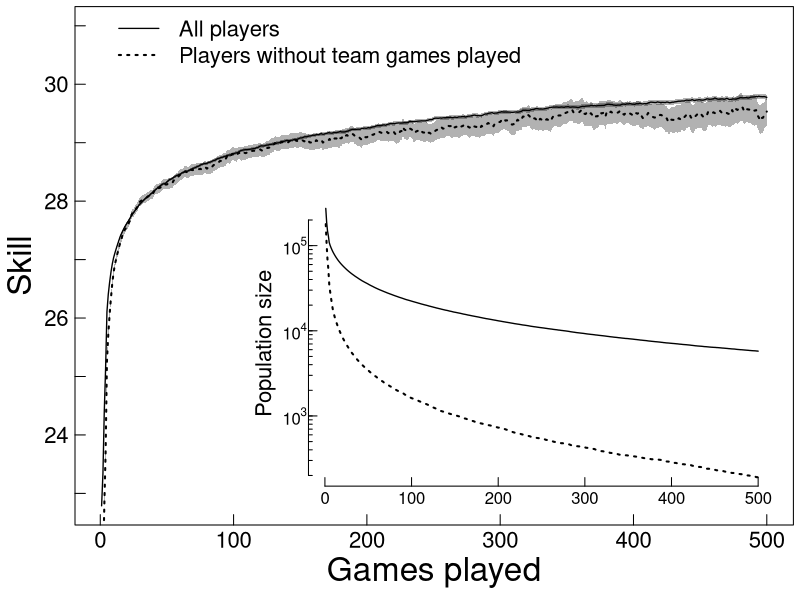

This chart was generated by the following R code:
oldpar <- par(no.readonly = TRUE)
oldwd <- getwd()
this.dir <- dirname(parent.frame(2)$ofile)
setwd(this.dir)
nombre.R <-  sys.frame(1)$ofile
require(tools)
nombre <- print(file_path_sans_ext(nombre.R))
pdf(paste0(nombre,".pdf"))

par(mar=c(3.75,3.75,.33,.33))

alpha = 0.05
rn.max<-500


lsc <- read.csv("data/learningskill_comprometidos.csv", header =T)

lsc <- lsc[1:rn.max,]
nn.c <- lsc[,4]
zz.c <- 2#qt(1 - alpha/2, nn.c - 1)
aa.c <- lsc[,2]  - zz.c * lsc[,3] /sqrt(nn.c)
bb.c <- lsc[,2]  + zz.c * lsc[,3] /sqrt(nn.c)


lsnt <- read.csv("data/learningskill_neverTeam.csv", header =T)
lsnt <- lsnt[1:rn.max,]
nn.nt <- lsnt[,4]
zz.nt <- 2#qt(1 - alpha/2, nn.nt - 1)
aa.nt <- lsnt[,2]  - zz.nt * lsnt[,3] /sqrt(nn.nt)
bb.nt <- lsnt[,2]  + zz.nt * lsnt[,3] /sqrt(nn.nt)


ls <- read.csv("data/learningskill.csv", header =T)
ls <- ls[1:rn.max,]
nn <- ls[,4]
zz <- 2#qt(1 - alpha/2, nn - 1)
aa <- ls[,2] - zz * ls[,3]/sqrt(nn)
bb <- ls[,2] + zz * ls[,3]/sqrt(nn)




lst89 <- read.csv("data/learningskill_pteam89.csv", header =T)
lst89 <- lst89[1:rn.max,]
nn.89 <- lst89[,"count"] 
zz.89 <- 2 #qt(1 - alpha/2, nn.89 - 1)
aa.89 <- lst89[,"avg"]  - zz.89 * lst89[,"stddev_pop"] /sqrt(nn.89)
bb.89 <- lst89[,"avg"]  + zz.89 * lst89[,"stddev_pop"] /sqrt(nn.89)

lst01 <- read.csv("data/learningskill_pteam10.csv", header =T)
lst01 <- lst01[1:rn.max,]
nn.01 <- lst01[,"count"] 
zz.01 <- 2#qt(1 - alpha/2, nn.01 - 1)
aa.01 <- lst01[,"avg"]  - zz.01 * lst01[,"stddev_pop"] /sqrt(nn.01)
bb.01 <- lst01[,"avg"]  + zz.01 * lst01[,"stddev_pop"] /sqrt(nn.01)

lst45 <- read.csv("data/learningskill_pteam45.csv", header =T)
lst45 <- lst45[1:rn.max,]
nn.45 <- lst45[,"count"] 
zz.45 <- 2#qt(1 - alpha/2, nn.45 - 1)
aa.45 <- lst45[,"avg"]  - zz.45 * lst45[,"stddev_pop"] /sqrt(nn.45)
bb.45 <- lst45[,"avg"]  + zz.45 * lst45[,"stddev_pop"] /sqrt(nn.45)

y.max <- max(bb.89,na.rn=T)
y.min <- min(c(min(lst01[,2], na.rm = T),min(lst45[,2], na.rm = T), min(lst89[,2], na.rm = T)
               ,min(lsc[,2], na.rm = T),min(ls[,2], na.rm = T)))
y.max<-31


plot(ls[,1],ls[,2],ylab="",xlab = "",col="white", ylim=c(y.min, y.max),axes=F)
mtext("Skill", side=2, line=2,cex = 2)
mtext("Games played", side=1, line=2,cex = 2)
#mtext("Population: all players. Subpopulation: players with all game finished", side=1, line=3, cex=0.85)
lines(ls[,2],lwd=1.33)

lines(lsnt[,2],lty=3,lwd=2)
box()
y.at =seq(ceiling(y.min), floor(y.max))
x.at = seq(0,500,by=100)
axis(lwd=0,lwd.ticks=1,side=2, at=y.at,labels=NA,cex.axis=0.6,tck=0.02)
axis(lwd=0,lwd.ticks=1,side=1, at=x.at,labels=NA,cex.axis=0.6,tck=0.02)
axis(lwd=0,side=2,las=1,cex.axis=1.33,line=-0.66)
#axis(lwd=0,side=2, at=round(seq(ys.min,ys.max,length.out = 4),2),line=-0.5,cex.axis=0.6) 
axis(lwd=0,side=1, line=-0.66,cex.axis=1.33) 


polygon(c(ls[,1],rev(ls[,1])),
        c(aa, rev(bb)), 
        col = rgb(0, 0, 0, 0.3), border=F)
#polygon(c(lsc[,1] ,rev(lsc[,1] )),
#        c(aa.c, rev(bb.c)), 
#        col = rgb(0, 0, 0, 0.3),lty=2, border=F)
polygon(c(lsnt[,1] ,rev(lsnt[,1] )),
        c(aa.nt, rev(bb.nt)), 
        col = rgb(0, 0, 0, 0.3),lty=2, border=F)



par(xpd=TRUE)
legend(-1,y.max+(y.max-y.min)*(0.05),
       c("All players",
         "Players without team games played"),
       lty=c(1,3),
       lwd=c(1.33,2),cex=1.33, box.lty=0, bg="transparent")



plotdim <- par("plt")
xleft    = plotdim[1] + (plotdim[2] - plotdim[1]) * 0.325
xright   = plotdim[2] - (plotdim[2] - plotdim[1]) * 0.025
ybottom  = plotdim[3] + (plotdim[4] - plotdim[3]) * 0.075  #
ytop     = plotdim[4] - (plotdim[4] - plotdim[3]) * 0.375
region <-c(xleft,xright,ybottom,ytop)
# add inset
par(fig = region, mar=c(0,0,0,0), new=TRUE)

ys.max <- max(log(ls[,4][ls[,1]<=rn.max],10))
ys.min <- min(log(lsnt[,4],10))

plot(ls[,1][ls[,1]<=rn.max],log(ls[,4][ls[,1]<=rn.max],10), lty=1, type="l", cex.axis=0.7
     ,ylab="",ann=F,ylim=c(signif(ys.min,2),signif(ys.max,2)),
     axes=F ,lwd=1.33)
#axis(labels=NA, side=2, 
#     at=log(seq(1,ceiling((10^ys.max)/10000)*10000,by = 10),10),
#     cex.axis=0.6,tck=-0.01) 

at.y <- log(outer(1:9, 10^(floor(ys.min):ceiling(ys.max))),10)
lab.y <- ifelse(at.y %% 1 == 0, at.y, NA)[1,]
lab.y <- lab.y[lab.y>=signif(ys.min,2) & lab.y<=signif(ys.max,2)]
labels <- sapply(lab.y,function(i)
  as.expression(bquote(10^ .(i)))
)

at.y <- c(at.y)[c(at.y)<=signif(ys.max) & c(at.y)>=signif(ys.min)]


axis(side=2, at=at.y, labels=NA,cex.axis=0.6,tck=0.0133)
axis(lwd=0,lwd.ticks=1,side=2, at=lab.y, labels=NA,cex.axis=0.6,tck=0.03)
axis(lwd=0,side=2, at=lab.y, labels=labels,las=1,cex.lab=0.6,tck=0.08,line=-0.9)
#axis(lwd=0,side=2, at=round(seq(ys.min,ys.max,length.out = 4),2),line=-0.5,cex.axis=0.6) 
axis(labels=NA, side=1,cex.axis=0.6,tck=0.03) 
axis(lwd=0,side=1, line=-0.9,cex.lab=0.6) 

mtext(side=2,"Population size", line=1.66,cex=1.33)

#lines(lsc[,1] ,log(lsc[,4],10) , lty=2,lwd=1.33)
lines(lsnt[,1] ,log(lsnt[,4],10) , lty=3,lwd=2)


#######################################
# t-test for each point of experiencie
#f<-500
#count <- 0
#pvalues <- rep(NA,f)
#for (i in 1:f){
#  pvalue <- 2*pt(-abs((ls[i,"avg"] - lsnt[i,"avg"]) 
#     * sqrt(lsnt[i,"count"])/lsnt[i,"stddev_pop"]), 
#     lsnt[i,"count"] - 1)
#  if (pvalue > 0.01 ){count <- count + 1} 
#  pvalues[i]<-pvalue
#}
#count/f
#plot(pvalues)
# At each point the means of the populations are different
#########################################



dev.off()
setwd(oldwd)
par(oldpar, new=F)
